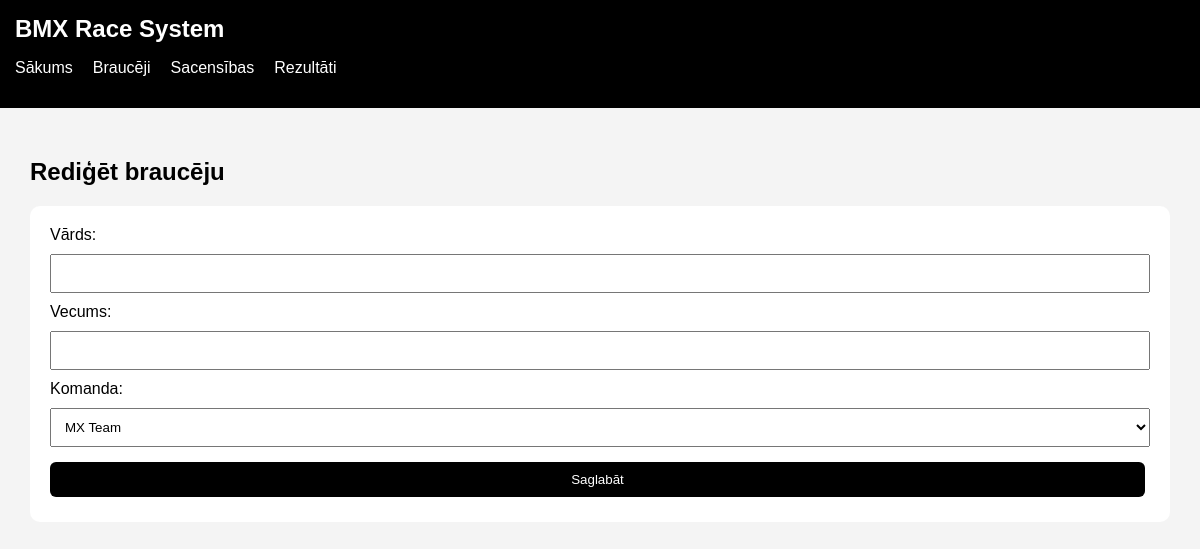
Page /edit_rider/3 on the earlier database version.
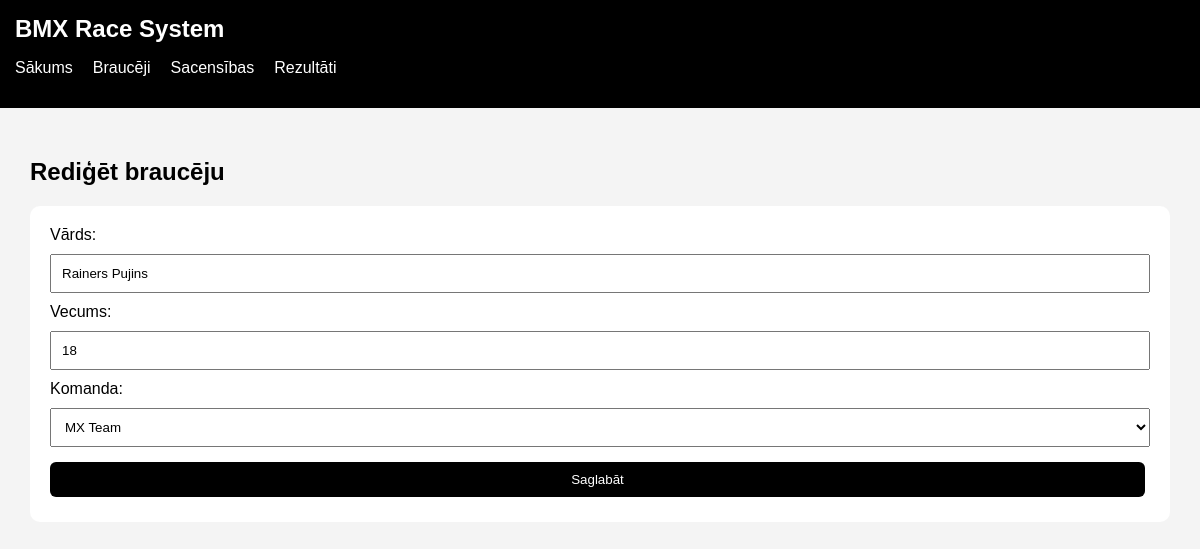
Same page on the later database version.
### tables this page shows
CREATE TABLE riders (
            id INTEGER PRIMARY KEY AUTOINCREMENT,
            name TEXT NOT NULL,
            age INTEGER NOT NULL,
            team_id INTEGER,
            FOREIGN KEY (team_id) REFERENCES teams (id)
        );

### app.py (the view, shortened to what this page needs)
@app.route("/edit_rider/<int:id>", methods=["GET", "POST"])
def edit_rider(id):
    conn = get_db_connection()
    rider = conn.execute("SELECT * FROM riders WHERE id = ?", (id,)).fetchone()
    teams = conn.execute("SELECT * FROM teams").fetchall()
    conn.close()
    return render_template("edit_rider.html", rider=rider, teams=teams)

### app.py (called while the page is built)
def get_db_connection():
    conn = sqlite3.connect("database.db")
    conn.row_factory = sqlite3.Row
    return conn

### templates/edit_rider.html
{% extends "base.html" %}
{% block content %}
<h2>Rediģēt braucēju</h2>
<form method="POST" class="card">
    <label>Vārds:</label>
    <input type="text" name="name" value="{{ rider.name }}" required>
    <label>Vecums:</label>
    <input type="number" name="age" value="{{ rider.age }}" required>
    <label>Komanda:</label>
    <select name="team_id">
        {% for team in teams %}
        <option value="{{ team.id }}">{{ team.name }}</option>
        {% endfor %}
    </select>
    <button type="submit">Saglabāt</button>
</form>
{% endblock %}

Differences in the rows shown:
added riders: name "Rainers Pujins", age "18"
